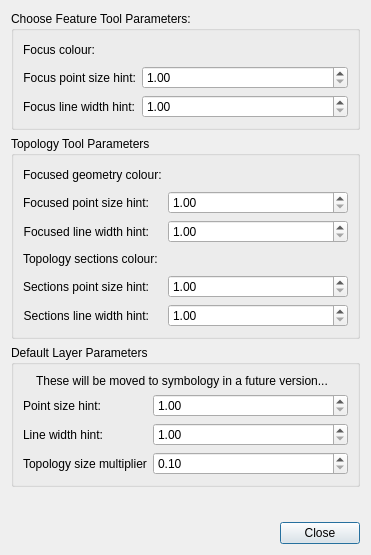
<?xml version="1.0" encoding="UTF-8"?>
<ui version="4.0">
 <class>ConfigureCanvasToolGeometryRenderParametersDialog</class>
 <widget class="QDialog" name="ConfigureCanvasToolGeometryRenderParametersDialog">
  <property name="geometry">
   <rect>
    <x>0</x>
    <y>0</y>
    <width>371</width>
    <height>555</height>
   </rect>
  </property>
  <property name="windowTitle">
   <string>Configure Geometry Rendering</string>
  </property>
  <property name="windowIcon">
   <iconset resource="../qt-resources/qt_widgets.qrc">
    <normaloff>:/GPlates-icon-160x160-opaque.png</normaloff>:/GPlates-icon-160x160-opaque.png</iconset>
  </property>
  <property name="modal">
   <bool>true</bool>
  </property>
  <layout class="QVBoxLayout" name="verticalLayout">
   <item>
    <widget class="QGroupBox" name="choose_feature_tool_groupbox">
     <property name="title">
      <string>Choose Feature Tool Parameters:</string>
     </property>
     <layout class="QFormLayout" name="formLayout">
      <property name="fieldGrowthPolicy">
       <enum>QFormLayout::AllNonFixedFieldsGrow</enum>
      </property>
      <item row="1" column="0">
       <widget class="QLabel" name="focused_feature_clicked_geometry_colour_label">
        <property name="text">
         <string>Focus colour:</string>
        </property>
       </widget>
      </item>
      <item row="1" column="1">
       <widget class="QWidget" name="focused_feature_clicked_geometry_colour_widget" native="true">
        <layout class="QHBoxLayout" name="horizontalLayout">
         <property name="spacing">
          <number>0</number>
         </property>
         <property name="leftMargin">
          <number>0</number>
         </property>
         <property name="topMargin">
          <number>0</number>
         </property>
         <property name="rightMargin">
          <number>0</number>
         </property>
         <property name="bottomMargin">
          <number>0</number>
         </property>
         <item>
          <widget class="QWidget" name="focused_feature_clicked_geometry_colour_button_placeholder_widget" native="true"/>
         </item>
         <item>
          <spacer name="horizontalSpacer">
           <property name="orientation">
            <enum>Qt::Horizontal</enum>
           </property>
           <property name="sizeHint" stdset="0">
            <size>
             <width>203</width>
             <height>20</height>
            </size>
           </property>
          </spacer>
         </item>
        </layout>
       </widget>
      </item>
      <item row="3" column="0">
       <widget class="QLabel" name="focused_feature_point_size_hint_label">
        <property name="text">
         <string>Focus point size hint:</string>
        </property>
        <property name="alignment">
         <set>Qt::AlignRight|Qt::AlignTrailing|Qt::AlignVCenter</set>
        </property>
       </widget>
      </item>
      <item row="3" column="1">
       <widget class="QDoubleSpinBox" name="focused_feature_point_size_hint_spinbox">
        <property name="keyboardTracking">
         <bool>false</bool>
        </property>
        <property name="decimals">
         <number>2</number>
        </property>
        <property name="minimum">
         <double>1.000000000000000</double>
        </property>
        <property name="maximum">
         <double>20.000000000000000</double>
        </property>
        <property name="singleStep">
         <double>0.200000000000000</double>
        </property>
       </widget>
      </item>
      <item row="5" column="0">
       <widget class="QLabel" name="focused_feature_line_width_hint_label">
        <property name="text">
         <string>Focus line width hint:</string>
        </property>
        <property name="alignment">
         <set>Qt::AlignRight|Qt::AlignTrailing|Qt::AlignVCenter</set>
        </property>
       </widget>
      </item>
      <item row="5" column="1">
       <widget class="QDoubleSpinBox" name="focused_feature_line_width_hint_spinbox">
        <property name="keyboardTracking">
         <bool>false</bool>
        </property>
        <property name="decimals">
         <number>2</number>
        </property>
        <property name="minimum">
         <double>1.000000000000000</double>
        </property>
        <property name="maximum">
         <double>20.000000000000000</double>
        </property>
        <property name="singleStep">
         <double>0.200000000000000</double>
        </property>
       </widget>
      </item>
     </layout>
    </widget>
   </item>
   <item>
    <widget class="QGroupBox" name="topology_tools_groupbox">
     <property name="title">
      <string>Topology Tool Parameters</string>
     </property>
     <layout class="QFormLayout" name="formLayout_2">
      <item row="0" column="0">
       <widget class="QLabel" name="topology_focus_colour_label">
        <property name="text">
         <string>Focused geometry colour:</string>
        </property>
       </widget>
      </item>
      <item row="0" column="1">
       <widget class="QWidget" name="topology_focus_colour_widget" native="true">
        <layout class="QHBoxLayout" name="horizontalLayout_3">
         <property name="spacing">
          <number>0</number>
         </property>
         <property name="leftMargin">
          <number>0</number>
         </property>
         <property name="topMargin">
          <number>0</number>
         </property>
         <property name="rightMargin">
          <number>0</number>
         </property>
         <property name="bottomMargin">
          <number>0</number>
         </property>
         <item>
          <widget class="QWidget" name="topology_focus_colour_button_placeholder_widget" native="true"/>
         </item>
         <item>
          <spacer name="horizontalSpacer_3">
           <property name="orientation">
            <enum>Qt::Horizontal</enum>
           </property>
           <property name="sizeHint" stdset="0">
            <size>
             <width>203</width>
             <height>20</height>
            </size>
           </property>
          </spacer>
         </item>
        </layout>
       </widget>
      </item>
      <item row="1" column="0">
       <widget class="QLabel" name="topology_focus_point_size_hint_label">
        <property name="text">
         <string>Focused point size hint:</string>
        </property>
        <property name="alignment">
         <set>Qt::AlignRight|Qt::AlignTrailing|Qt::AlignVCenter</set>
        </property>
       </widget>
      </item>
      <item row="1" column="1">
       <widget class="QDoubleSpinBox" name="topology_focus_point_size_hint_spinbox">
        <property name="keyboardTracking">
         <bool>false</bool>
        </property>
        <property name="decimals">
         <number>2</number>
        </property>
        <property name="minimum">
         <double>1.000000000000000</double>
        </property>
        <property name="maximum">
         <double>20.000000000000000</double>
        </property>
        <property name="singleStep">
         <double>0.200000000000000</double>
        </property>
       </widget>
      </item>
      <item row="2" column="0">
       <widget class="QLabel" name="topology_focus_line_width_hint_label">
        <property name="text">
         <string>Focused line width hint:</string>
        </property>
        <property name="alignment">
         <set>Qt::AlignRight|Qt::AlignTrailing|Qt::AlignVCenter</set>
        </property>
       </widget>
      </item>
      <item row="2" column="1">
       <widget class="QDoubleSpinBox" name="topology_focus_line_width_hint_spinbox">
        <property name="keyboardTracking">
         <bool>false</bool>
        </property>
        <property name="decimals">
         <number>2</number>
        </property>
        <property name="minimum">
         <double>1.000000000000000</double>
        </property>
        <property name="maximum">
         <double>20.000000000000000</double>
        </property>
        <property name="singleStep">
         <double>0.200000000000000</double>
        </property>
       </widget>
      </item>
      <item row="3" column="0">
       <widget class="QLabel" name="topology_sections_colour_label">
        <property name="text">
         <string>Topology sections colour:</string>
        </property>
       </widget>
      </item>
      <item row="3" column="1">
       <widget class="QWidget" name="topology_sections_colour_widget" native="true">
        <layout class="QHBoxLayout" name="horizontalLayout_2">
         <property name="spacing">
          <number>0</number>
         </property>
         <property name="leftMargin">
          <number>0</number>
         </property>
         <property name="topMargin">
          <number>0</number>
         </property>
         <property name="rightMargin">
          <number>0</number>
         </property>
         <property name="bottomMargin">
          <number>0</number>
         </property>
         <item>
          <widget class="QWidget" name="topology_sections_colour_button_placeholder_widget" native="true"/>
         </item>
         <item>
          <spacer name="horizontalSpacer_2">
           <property name="orientation">
            <enum>Qt::Horizontal</enum>
           </property>
           <property name="sizeHint" stdset="0">
            <size>
             <width>203</width>
             <height>20</height>
            </size>
           </property>
          </spacer>
         </item>
        </layout>
       </widget>
      </item>
      <item row="4" column="0">
       <widget class="QLabel" name="topology_sections_point_size_hint_label">
        <property name="text">
         <string>Sections point size hint:</string>
        </property>
        <property name="alignment">
         <set>Qt::AlignRight|Qt::AlignTrailing|Qt::AlignVCenter</set>
        </property>
       </widget>
      </item>
      <item row="4" column="1">
       <widget class="QDoubleSpinBox" name="topology_sections_point_size_hint_spinbox">
        <property name="keyboardTracking">
         <bool>false</bool>
        </property>
        <property name="decimals">
         <number>2</number>
        </property>
        <property name="minimum">
         <double>1.000000000000000</double>
        </property>
        <property name="maximum">
         <double>20.000000000000000</double>
        </property>
        <property name="singleStep">
         <double>0.200000000000000</double>
        </property>
       </widget>
      </item>
      <item row="5" column="0">
       <widget class="QLabel" name="topology_sections_line_width_hint_label">
        <property name="text">
         <string>Sections line width hint:</string>
        </property>
        <property name="alignment">
         <set>Qt::AlignRight|Qt::AlignTrailing|Qt::AlignVCenter</set>
        </property>
       </widget>
      </item>
      <item row="5" column="1">
       <widget class="QDoubleSpinBox" name="topology_sections_line_width_hint_spinbox">
        <property name="keyboardTracking">
         <bool>false</bool>
        </property>
        <property name="decimals">
         <number>2</number>
        </property>
        <property name="minimum">
         <double>1.000000000000000</double>
        </property>
        <property name="maximum">
         <double>20.000000000000000</double>
        </property>
        <property name="singleStep">
         <double>0.200000000000000</double>
        </property>
       </widget>
      </item>
     </layout>
    </widget>
   </item>
   <item>
    <widget class="QGroupBox" name="layers_groupbox">
     <property name="title">
      <string>Default Layer Parameters</string>
     </property>
     <layout class="QFormLayout" name="formLayout_3">
      <item row="0" column="0" colspan="2">
       <layout class="QHBoxLayout" name="reconstruction_layer_warning_layout">
        <property name="leftMargin">
         <number>0</number>
        </property>
        <property name="topMargin">
         <number>0</number>
        </property>
        <property name="rightMargin">
         <number>0</number>
        </property>
        <property name="bottomMargin">
         <number>0</number>
        </property>
        <item>
         <widget class="QLabel" name="reconstruction_layer_warning_icon">
          <property name="sizePolicy">
           <sizepolicy hsizetype="Maximum" vsizetype="Preferred">
            <horstretch>0</horstretch>
            <verstretch>0</verstretch>
           </sizepolicy>
          </property>
          <property name="text">
           <string/>
          </property>
          <property name="pixmap">
           <pixmap resource="../qt-resources/qt_widgets.qrc">:/gnome_dialog_warning_16.png</pixmap>
          </property>
         </widget>
        </item>
        <item>
         <widget class="QLabel" name="reconstruction_layer_warning_label">
          <property name="text">
           <string>These will be moved to symbology in a future version...</string>
          </property>
         </widget>
        </item>
       </layout>
      </item>
      <item row="1" column="0">
       <widget class="QLabel" name="reconstruction_layer_point_size_hint_label">
        <property name="text">
         <string>Point size hint:</string>
        </property>
        <property name="alignment">
         <set>Qt::AlignRight|Qt::AlignTrailing|Qt::AlignVCenter</set>
        </property>
       </widget>
      </item>
      <item row="1" column="1">
       <widget class="QDoubleSpinBox" name="reconstruction_layer_point_size_hint_spinbox">
        <property name="keyboardTracking">
         <bool>false</bool>
        </property>
        <property name="decimals">
         <number>2</number>
        </property>
        <property name="minimum">
         <double>1.000000000000000</double>
        </property>
        <property name="maximum">
         <double>20.000000000000000</double>
        </property>
        <property name="singleStep">
         <double>0.200000000000000</double>
        </property>
       </widget>
      </item>
      <item row="2" column="0">
       <widget class="QLabel" name="reconstruction_layer_line_width_hint_label">
        <property name="text">
         <string>Line width hint:</string>
        </property>
        <property name="alignment">
         <set>Qt::AlignRight|Qt::AlignTrailing|Qt::AlignVCenter</set>
        </property>
       </widget>
      </item>
      <item row="2" column="1">
       <widget class="QDoubleSpinBox" name="reconstruction_layer_line_width_hint_spinbox">
        <property name="keyboardTracking">
         <bool>false</bool>
        </property>
        <property name="decimals">
         <number>2</number>
        </property>
        <property name="minimum">
         <double>1.000000000000000</double>
        </property>
        <property name="maximum">
         <double>20.000000000000000</double>
        </property>
        <property name="singleStep">
         <double>0.200000000000000</double>
        </property>
       </widget>
      </item>
      <item row="3" column="0">
       <widget class="QLabel" name="reconstruction_layer_topology_size_multiplier_label">
        <property name="text">
         <string>Topology size multiplier</string>
        </property>
       </widget>
      </item>
      <item row="3" column="1">
       <widget class="QDoubleSpinBox" name="reconstruction_layer_topology_size_multiplier_spinbox">
        <property name="keyboardTracking">
         <bool>false</bool>
        </property>
        <property name="minimum">
         <double>0.100000000000000</double>
        </property>
        <property name="maximum">
         <double>10.000000000000000</double>
        </property>
        <property name="singleStep">
         <double>0.100000000000000</double>
        </property>
       </widget>
      </item>
     </layout>
    </widget>
   </item>
   <item>
    <spacer name="verticalSpacer">
     <property name="orientation">
      <enum>Qt::Vertical</enum>
     </property>
     <property name="sizeHint" stdset="0">
      <size>
       <width>20</width>
       <height>0</height>
      </size>
     </property>
    </spacer>
   </item>
   <item>
    <widget class="QDialogButtonBox" name="buttonBox">
     <property name="standardButtons">
      <set>QDialogButtonBox::Close</set>
     </property>
    </widget>
   </item>
  </layout>
 </widget>
 <resources>
  <include location="../qt-resources/qt_widgets.qrc"/>
 </resources>
 <connections>
  <connection>
   <sender>buttonBox</sender>
   <signal>accepted()</signal>
   <receiver>ConfigureCanvasToolGeometryRenderParametersDialog</receiver>
   <slot>accept()</slot>
   <hints>
    <hint type="sourcelabel">
     <x>185</x>
     <y>187</y>
    </hint>
    <hint type="destinationlabel">
     <x>185</x>
     <y>103</y>
    </hint>
   </hints>
  </connection>
  <connection>
   <sender>buttonBox</sender>
   <signal>rejected()</signal>
   <receiver>ConfigureCanvasToolGeometryRenderParametersDialog</receiver>
   <slot>reject()</slot>
   <hints>
    <hint type="sourcelabel">
     <x>185</x>
     <y>187</y>
    </hint>
    <hint type="destinationlabel">
     <x>185</x>
     <y>103</y>
    </hint>
   </hints>
  </connection>
 </connections>
</ui>
